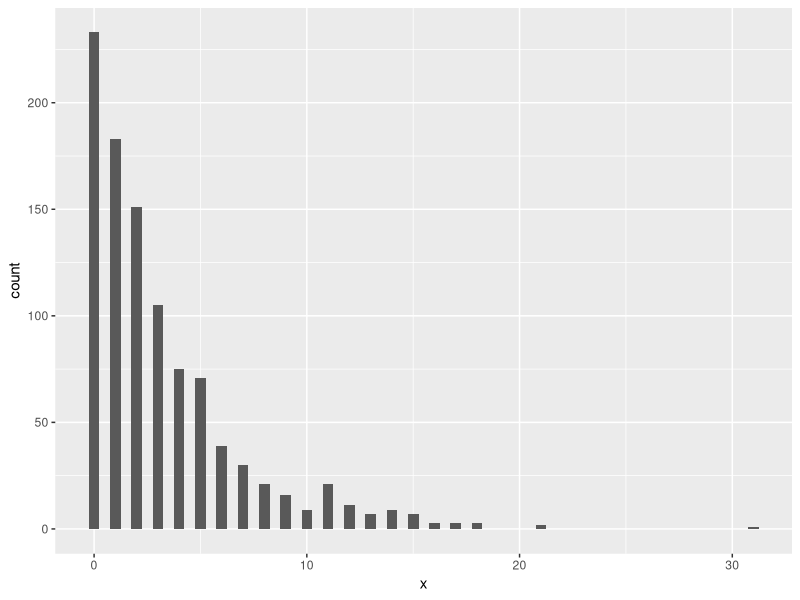
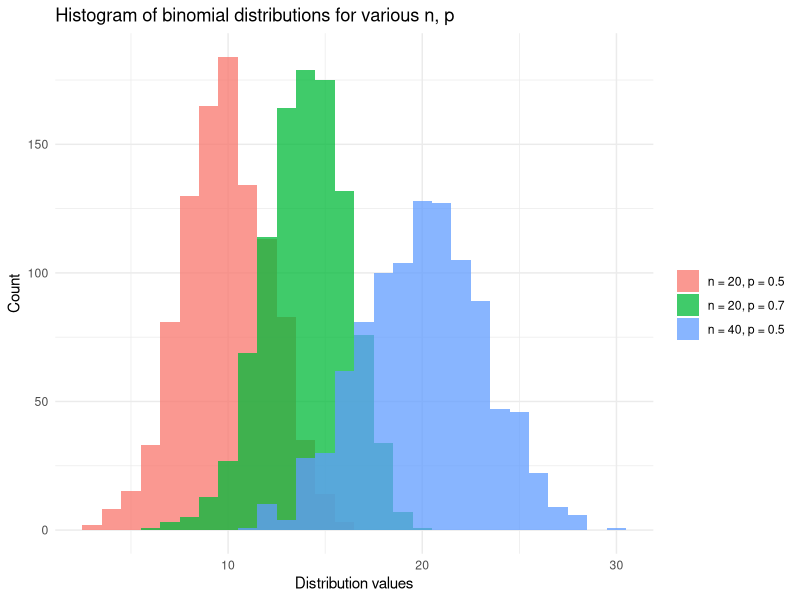
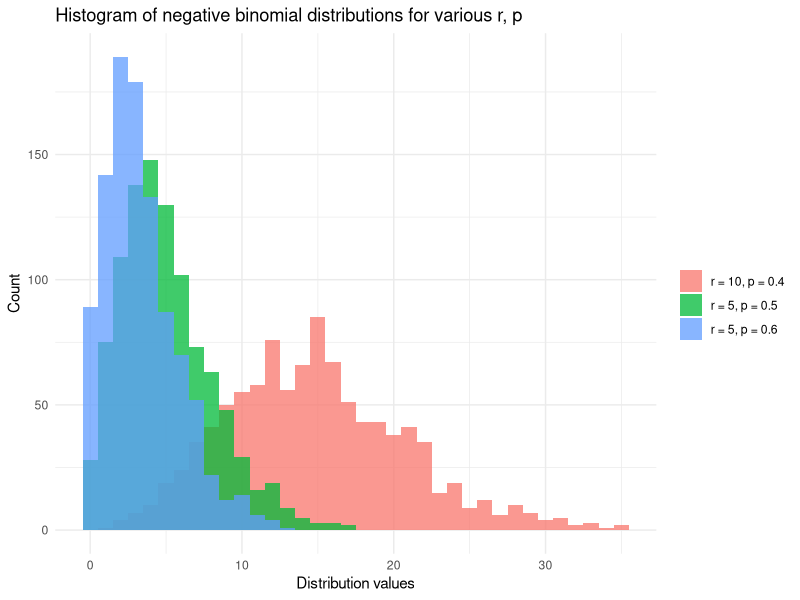
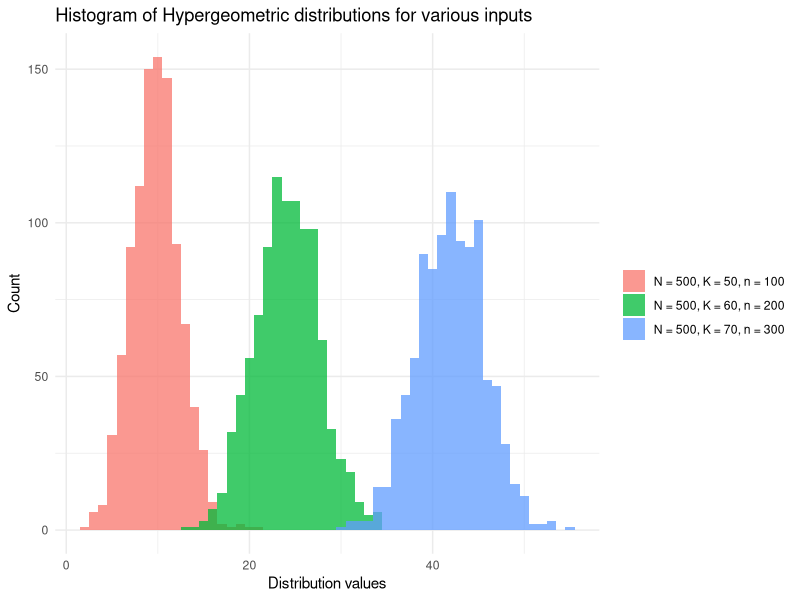
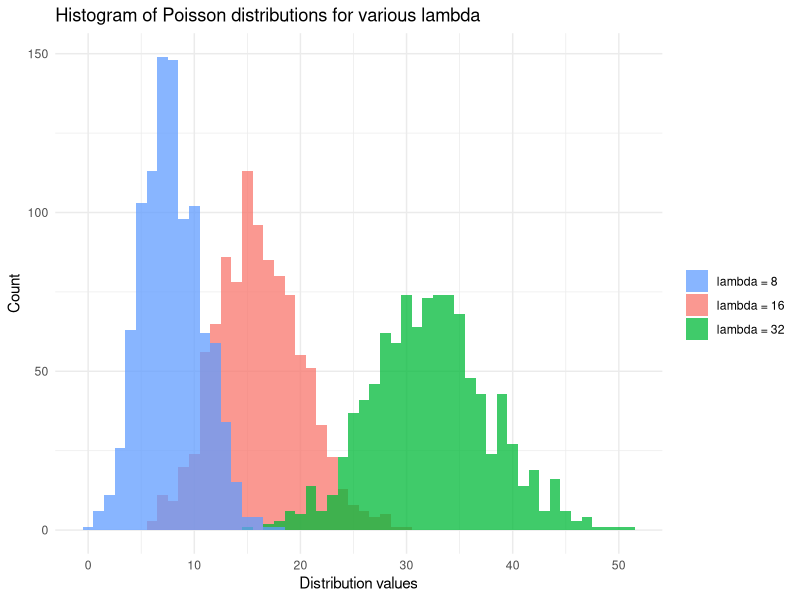
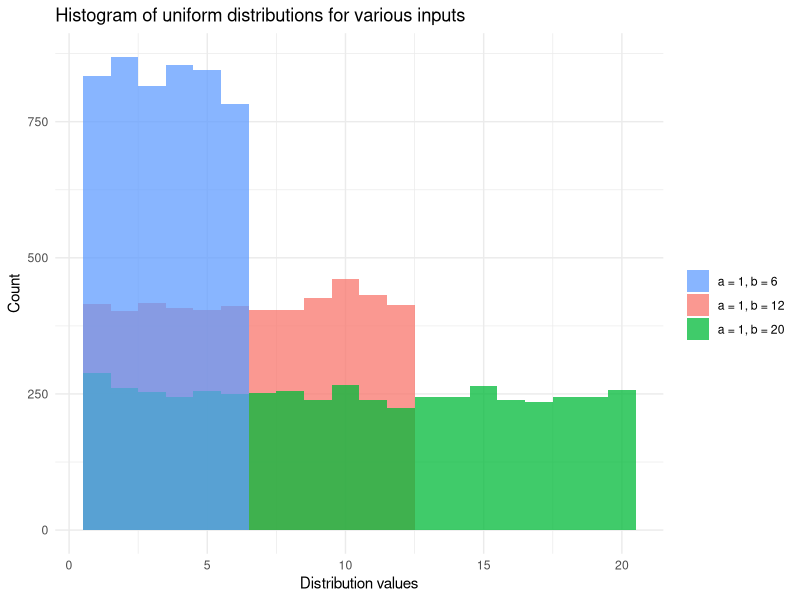

These charts were generated, in order, by the following R code:
## ---- chunk 1
# We make five random draws from the integer range [1, 10]
# We cannot guarantee reproducing this outcome when sharing the code: 
sample(1:10, 5)

# Now we set a seed value before making the five random draws
# We guarantee a fixed output which enhances reproducibility and sharability:
set.seed(42) # Fixes result

# Using set.seed(42) we guarantee five random draws within the integer range [1, 10] will be:
# 1, 5, 10, 8, 2
sample(1:10, 5)

# We can re-initialise the seed with the same value
# Observe that the same sequence of random numbers are generated:
set.seed(42) # Fixes result
# Guarantee we draw 1, 5, 10, 8, 2 again
sample(1:10, 5)
## ---- chunk 2
# Guarantee reproducibility
set.seed(42)

# Generate 5 random deviates following X~Geo(0.25)
rgeom(5, 0.25)
## ---- chunk 3
# Find the 99th percentile of X~Geo(0.25)
percentile_99 <- qgeom(0.99, 0.25)

paste0(
  "The 99th percentile of X~Geo(0.25) is ",
  percentile_99,
  "."
)
## ---- chunk 4
# Find P(X <= 7) with X~Geo(0.25)
prob_geom <- pgeom(7, 0.25)

paste0(
  "P(X <= 7) with X~Geo(0.25) is ",
  format(prob_geom, digits = 4),
  "."
)
## ---- chunk 5
# Find P(X = 7) with X~Geo(0.25)
prob_geom <- dgeom(7, 0.25)
## ---- chunk 6
# Plot the distribution function of X~Geo(0.25)
library(ggplot2)
df <- data.frame(x = rgeom(1000, 0.25)) 
ggplot(df, aes(x=x)) + geom_histogram(binwidth = 0.5)
## ---- chunk 7
# Generate 5 random deviates on Y~Bin(10, 0.55)
set.seed(42)
rbinom(5, 10, 0.55)
## ---- chunk 8
# Find P(Y <= 632) with Y~Binom(1264, 0.5131451)
prob_binom <- pbinom(632, 1264, 0.5131451)

paste0(
  "P(Y <= 632) with Y~Binom(1264, 0.5131451) is ",
  format(prob_binom, digits = 4),
  "."
)
## ---- chunk 9
# Find P(Y = 4) where Y~Binom(5, 0.5)
prob_binom <- dbinom(4, 5, 0.5)

paste0(
  "P(Y = 4) with Y~Binom(5, 0.5) is ",
  format(prob_binom, digits = 4),
  "."
)
## ---- chunk 10
# Find P(1 <= Y <= 3) where Y~Binom(5, 0.5)
prob_binom <- sum(dbinom(1:3, 5, 0.5))

paste0(
  "P(1 <= Y <= 3) with Y~Binom(5, 0.5) is ",
  format(prob_binom, digits = 4),
  "."
)
## ---- chunk 11
# Find the 99th percentile of Y~Binom(1264, 0.5131451)
percentile_99 <- qbinom(0.99, 1264, 0.5131451)

paste0(
  "The 99th percentile of Y~Binom(1264, 0.5131451) is ",
  percentile_99,
  "."
)
## ---- chunk 12
# Plot the distribution function of X, Y, Z with:
# X,Y,Z~Binom(n, p) for various {n, p}
library(ggplot2)
set.seed(42)

df <- data.frame(
  dist_types = factor(    
    rep(c(
      "n = 20, p = 0.5",
      "n = 20, p = 0.7",
      "n = 40, p = 0.5"
      ), each = 1000
    )
  ),
  dist_values = c(
    rbinom(1000, 20, 0.5),
    rbinom(1000, 20, 0.7),
    rbinom(1000, 40, 0.5)
  )
) 

ggplot(df, aes(x = dist_values, fill = dist_types)) +
  geom_histogram(binwidth = 1, alpha = 0.75, position = "identity") +
  xlab("Distribution values") +
  ylab("Count") +
  theme_minimal() +
  labs(fill = "") +
  ggtitle("Histogram of binomial distributions for various n, p")
## ---- chunk 13
# Generate random deviates from the negative binomial distribution
set.seed(42)
rnbinom(5, 10, 0.5)
## ---- chunk 14
# Find P(Z <= 2) with Z~NegBin(5, 0.5)
prob_nbinom <- pnbinom(2, 5, 0.5)

paste0(
  "P(Z <= 2) with Z~NegBin(5, 0.5) is ",
  format(prob_nbinom, digits = 4),
  "."
)
## ---- chunk 15
# Find P(Z = 2) where Z~NegBin(5, 0.5)
prob_nbinom <- dnbinom(2, 5, 0.5)

paste0(
  "P(Z = 2) with Z~NegBin(5, 0.5) is ",
  format(prob_nbinom, digits = 4),
  "."  
)
## ---- chunk 16
# Find P(1 <= Z <= 3) with Z~NegBin(5, 0.5)
prob_nbinom <- sum(dnbinom(1:3, 5, 0.5))

paste0(
  "P(1 <= Z <= 3) with Z~NegBin(5, 0.5) is ",
  format(prob_nbinom, digits = 4),
  "."
)
## ---- chunk 17
# Find the 99th percentile of Z~NegBin(100, 0.5)
percentile_99 <- qnbinom(0.99, 100, 0.5)

paste0(
  "The 99th percentile of Z~NegBin(100, 0.5) is ",
  percentile_99,
  "."
)
## ---- chunk 18
# Plot the distribution function of X, Y, Z with: 
# X,Y,Z~NegBin(r, p) for various {r, p}
library(ggplot2)
set.seed(42)

df <- data.frame(
  dist_types = factor(
    rep(c(
      "r = 5, p = 0.6",
      "r = 5, p = 0.5",
      "r = 10, p = 0.4"
    ), each = 1000
    )
  ),
  dist_values = c(
    rnbinom(1000, 5, 0.6),
    rnbinom(1000, 5, 0.5),
    rnbinom(1000, 10, 0.4)
  )
)

ggplot(df, aes(x = dist_values, fill = dist_types)) +
  geom_histogram(binwidth = 1, alpha = 0.75, position = "identity") +
  xlab("Distribution values") +
  ylab("Count") +
  theme_minimal() +
  labs(fill = "") +
  ggtitle("Histogram of negative binomial distributions for various r, p")
## ---- chunk 19
# Generate random deviates on X~Hyper(N = 100, K = 90, n = 10)
set.seed(42)
rhyper(5, 90, 100 - 90, 10)
## ---- chunk 20
# Find P(X <= 5) with X~Hyper(N = 100, K = 90, n = 10)
prob_hyper <- phyper(5, 90, 100 - 90, 10)

paste0(
  "With 10 objects drawn from a total 100 possible, ",
  "P(X <= 3) with X~Hyper() is ",
  format(prob_hyper, digits = 4),
  "."
)
## ---- chunk 21
# Find P(X = 5) with X~Hyper(N = 100, K = 90, n = 10)
prob_hyper <- dhyper(5, 90, 100 - 90, 10)
## ---- chunk 22
# Find P(7 <= X <= 9) with X~Hyper(N = 100, K = 90, n = 10)
prob_hyper <- sum(dhyper(7:9, 90, 100 - 90, 10))
## ---- chunk 23
# Find the 99th percentile of X~Hyper(N = 100, K = 90, n = 50)
percentile_99 <- qhyper(0.99, 90, 100 - 90, 50)

paste0(
  "When we draw 50 objects from a population of ",
  "90 'success' objects and 10 'failure' objects, ",
  "we expect the 99th percentile outcome to be ",
  percentile_99,
  "."
)
## ---- chunk 24
# Plot the distribution function of X, Y, Z with:
# X,Y,Z~Hyper(N, K, n) for various {N, K, n}
library(ggplot2)
set.seed(42)

inputs <- c(
  "N = 500, K = 50, n = 100",
  "N = 500, K = 60, n = 200",
  "N = 500, K = 70, n = 300"
)

df <- data.frame(
  dist_types = rep(inputs, each = 1000),
  dist_values = c(
    rhyper(1000, 50, 500 - 50, 100),
    rhyper(1000, 60, 500 - 60, 200),
    rhyper(1000, 70, 500 - 70, 300)
  )
)

ggplot(df, aes(x = dist_values, fill = dist_types)) +
  geom_histogram(binwidth = 1, alpha = 0.75, position = "identity") +
  xlab("Distribution values") +
  ylab("Count") +
  theme_minimal() +
  labs(fill = "") +
  scale_fill_discrete(breaks = inputs) +
  ggtitle("Histogram of Hypergeometric distributions for various inputs")
## ---- chunk 25
# Generate 5 random deviates on Y~Pois(8)
set.seed(42)
rpois(5, 8)
## ---- chunk 26
# Find P(Y <= 5) with Y~Pois(8)
prob_pois <- ppois(5, 8)

paste0(
  "P(Y <= 5) with Y~Pois(5, 8) is ",
  format(prob_pois, digits = 4),
  "."
)
## ---- chunk 27
# Find P(Y = 5) with Y~Pois(8)
prob_pois <- dpois(5, 8)

paste0(
  "P(Y = 5) with Y~Pois(5, 8) is ",
  format(prob_pois, digits = 4),
  "."
)
## ---- chunk 28
# Find P(4 <= Y <= 6) where Y~Pois(8)
prob_pois <- sum(dpois(4:6, 5))

paste0(
  "P(4 <= Y <= 6) with Y~Pois(8) is ",
  format(prob_pois, digits = 4),
  "."
)
## ---- chunk 29
# Find the 99th percentile of Y~Poisson(8)
percentile_99 <- qpois(0.99, 8)

paste0(
  "The 99th percentile of Y~Pois(8) is ",
  percentile_99,
  "."
)
## ---- chunk 30
# Plot the distribution function of X, Y, Z with:
# X,Y,Z~Pois(lambda) for various lambda
library(ggplot2)
set.seed(42)

lambdas <- c(
  "lambda = 8",
  "lambda = 16",
  "lambda = 32"
)

df <- data.frame(
  dist_types = rep(lambdas, each = 1000),
  dist_values = c(
    rpois(1000, 8),
    rpois(1000, 16),
    rpois(1000, 32)
  )
) 

ggplot(df, aes(x = dist_values, fill = dist_types)) +
  geom_histogram(binwidth = 1, alpha = 0.75, position = "identity") +
  xlab("Distribution values") +
  ylab("Count") +
  theme_minimal() +
  labs(fill = "") +
  scale_fill_discrete(breaks = lambdas) +
  ggtitle("Histogram of Poisson distributions for various lambda")
## ---- chunk 31
# Generate 5 random deviates on Z~Unif(1, 6)
set.seed(42)
purrr::rdunif(5, 6, 1)
## ---- chunk 32
# Find P(Z <= 2) with Z~Unif(1, 6)
prob_uniform <- (2 - 1 + 1) / (6 - 1 + 1)

paste0(
  "P(Z <= 2) with Z~Unif(1, 6) is ",
  format(prob_uniform, digits = 4),
  "."
)
## ---- chunk 33
# Find P(Z = 2)  with Z~Unif(1, 6)
prob_uniform <- 1 / (6 - 1 + 1)

paste0(
  "P(Z = 2) with Z~Unif(1, 6) is ",
  format(prob_uniform, digits = 4),
  "."
)
## ---- chunk 34
# Find P(3 <= Z <= 5) where Z~Unif(1, 6)
# P(Z = k) is constant for all k:
prob_uniform <- 1 / (6 - 1 + 1)
# We have k = 3, 4, 5:
prob_uniform <- prob_uniform * 3

paste0(
  "P(3 <= Z <= 5) with Z~Unif(1, 6) is ",
  format(prob_uniform, digits = 4),
  "."
)
## ---- chunk 35
# Plot the distribution function of Z~Uniform(1, 6)
percentile_99 <- floor((6 - 1 + 1)*0.99)

paste0(
  "The 99th percentile of Z~Unif(1, 6) is ",
  percentile_99,
  "."
)
## ---- chunk 36
# Plot the distribution function of X, Y, Z with:
# X,Y,Z~Unif(a, b) for various {a, b}
library(ggplot2)
set.seed(42)

finite_sets <- c(
 "a = 1, b = 6", # 1 die
 "a = 1, b = 12", # 2 dice
 "a = 1, b = 20" # d20 die from D&D
)

df <- data.frame(
  dist_types = rep(finite_sets, each = 5000),
  dist_values = c(
    purrr::rdunif(5000, 1 , 6),
    purrr::rdunif(5000, 1, 12),
    purrr::rdunif(5000, 1, 20)
  )
) 

ggplot(df, aes(x = dist_values, fill = dist_types)) +
  geom_histogram(binwidth = 1, alpha = 0.75, position = "identity") +
  xlab("Distribution values") +
  ylab("Count") +
  theme_minimal() +
  labs(fill = "") +
  scale_fill_discrete(breaks = finite_sets) +
  ggtitle("Histogram of uniform distributions for various inputs")
